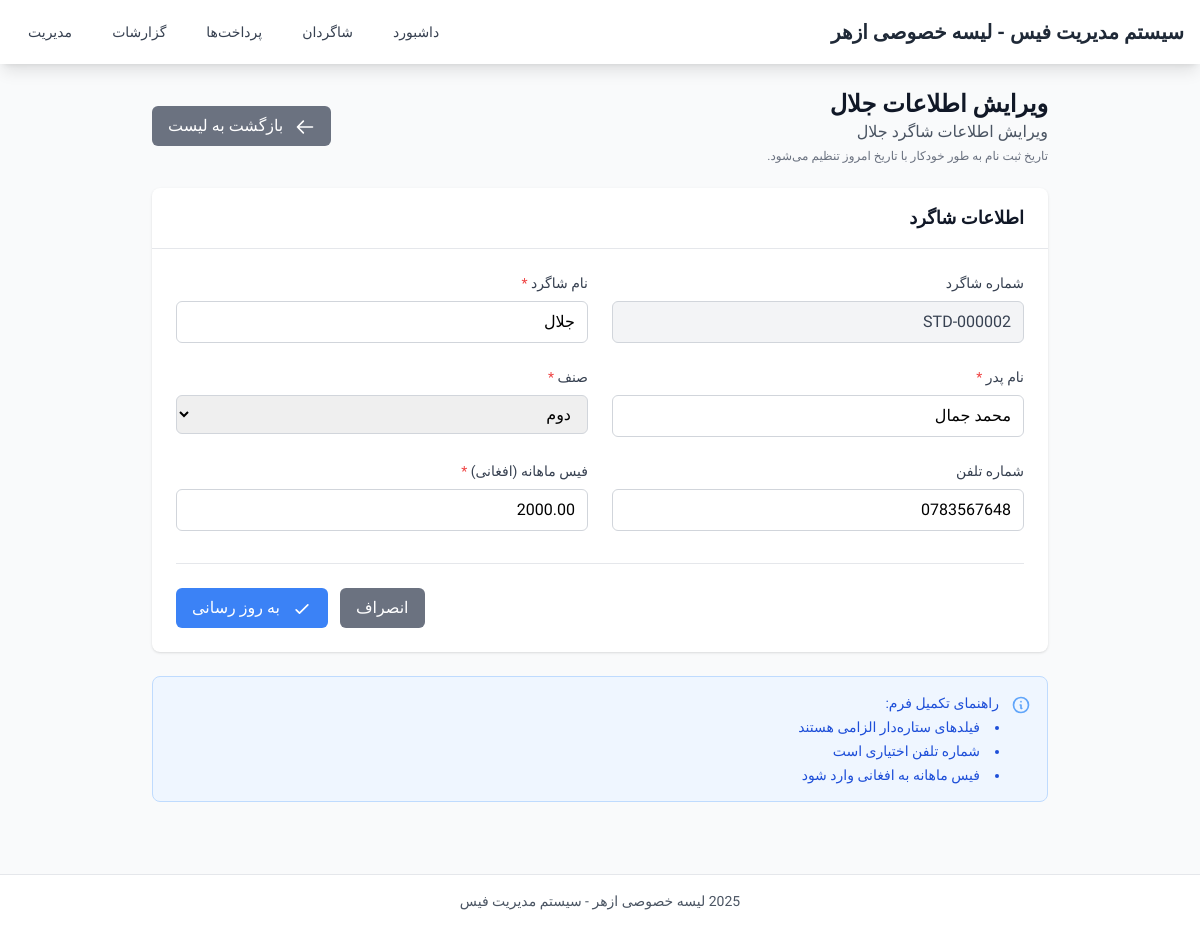
/students/2/edit/, run on an earlier commit of the app's database.
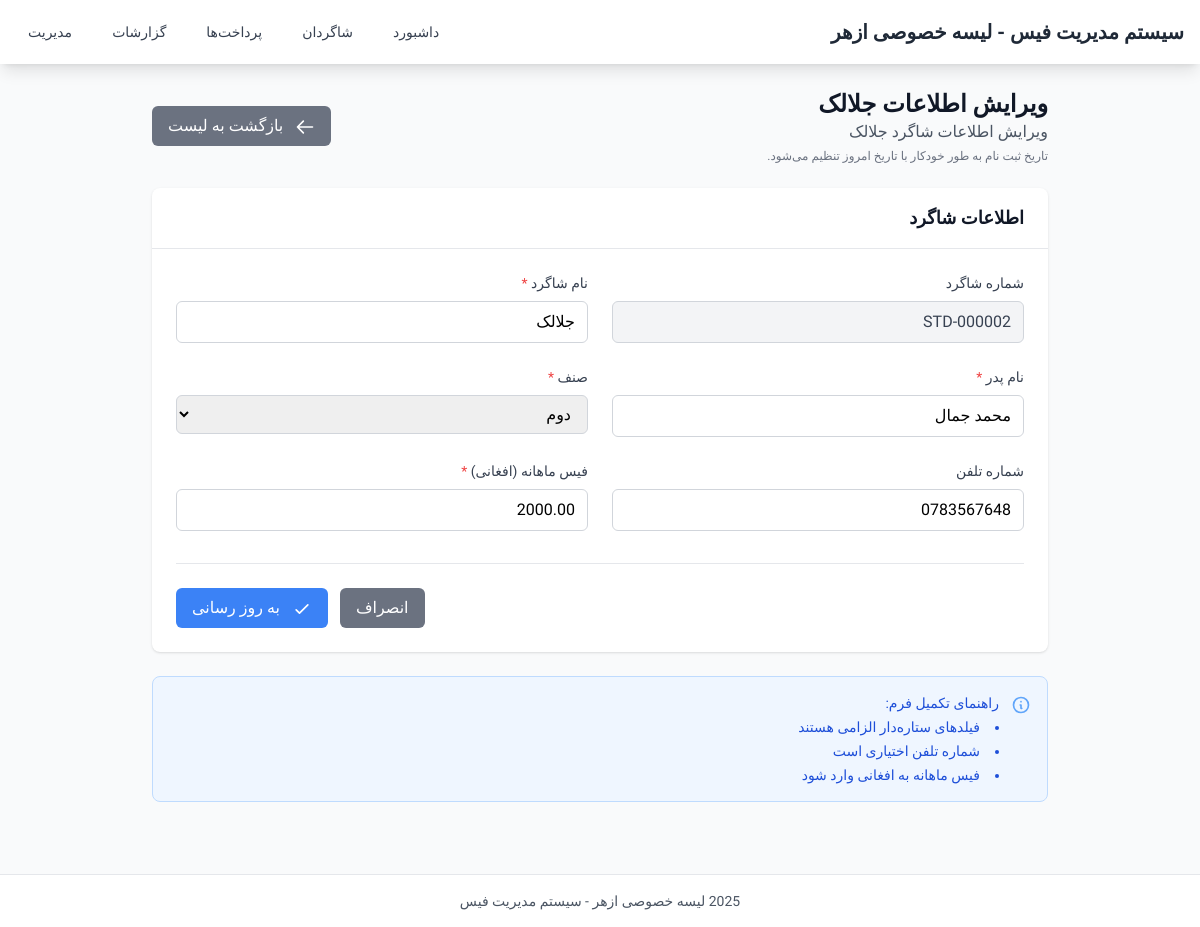
And on a later commit of the database.
### school_management/models.py (models this page shows, shortened)
class Student(models.Model):
    student_id = models.CharField(
        max_length=50,
        unique=True,
        verbose_name="شماره شاگرد",
        blank=True,
        null=True,
        editable=False,
    )
    name = models.CharField(
        max_length=255,
        verbose_name="نام شاگرد"
    )
    father_name = models.CharField(
        max_length=255,
        verbose_name="نام پدر"
    )
    class_name = models.CharField(
        max_length=100,
        verbose_name="صنف"
    )
    phone = models.CharField(
        max_length=20,
        blank=True,
        null=True,
        verbose_name="تلفن"
    )
    monthly_fee = models.DecimalField(
        max_digits=10,
        decimal_places=2,
        validators=[MinValueValidator(Decimal('0.01'))],
        verbose_name="فیس ماهانه"
    )
    registration_date = models.DateField(
        default=timezone.now,
        verbose_name="تاریخ ثبت نام"
    )
    is_active = models.BooleanField(
        default=True,
        verbose_name="فعال"
    )
    created_at = models.DateTimeField(
        auto_now_add=True,
        verbose_name="تاریخ ایجاد"
    )
    updated_at = models.DateTimeField(
        auto_now=True,
        verbose_name="تاریخ به روز رسانی"
    )
    class Meta:
        verbose_name = "شاگرد"
        verbose_name_plural = "شاگردان"
        ordering = ['name']

### school_management/views.py (the view)
# urls.py: path('students/<int:pk>/edit/', views.student_edit, name='student_edit'),
def student_edit(request, pk):
    student = get_object_or_404(Student, pk=pk)
    if request.method == 'POST':
        form = StudentForm(request.POST, instance=student)
        if form.is_valid():
            student = form.save()
            messages.success(request, f'اطلاعات شاگرد {student.name} به روز رسانی شد.')
            return redirect('student_list')
    else:
        form = StudentForm(instance=student)
    context = {
        'form': form,
        'student': student,
        'title': f'ویرایش اطلاعات {student.name}'
    }
    return render(request, 'school_management/student_form.html', context)

### templates/school_management/student_form.html (shortened to what the changed rows need)
{% extends 'base.html' %}
{% block content %}
<div class="max-w-4xl mx-auto space-y-6">
    <div class="flex items-center justify-between">
        <div>
            <h2 class="text-2xl font-bold text-gray-900">{{ title }}</h2>
            <p class="text-gray-600">
                {% if student %}
                ویرایش اطلاعات شاگرد {{ student.name }}
                {% else %}
                اطلاعات شاگرد جدید را وارد کنید
                {% endif %}
            </p>
            <p class="text-xs text-gray-500 mt-1">تاریخ ثبت نام به طور خودکار با تاریخ امروز تنظیم می‌شود.</p>
        </div>
    </div>
    <div class="bg-white rounded-lg shadow">
        <form method="post" class="p-6">
            <div class="grid grid-cols-1 md:grid-cols-2 gap-6">
                {% if student and student.student_id %}
                <div>
                    <label class="block text-sm font-medium text-gray-700 mb-2">
                        شماره شاگرد
                    </label>
                    <input type="text"
                        class="w-full px-3 py-2 border border-gray-300 rounded-md bg-gray-100 text-gray-700"
                        value="{{ student.student_id }}" disabled>
                </div>
                {% endif %}
                <div>
                    <label for="{{ form.name.id_for_label }}" class="block text-sm font-medium text-gray-700 mb-2">
                        نام شاگرد <span class="text-red-500">*</span>
                    </label>
                    {{ form.name }}
                </div>
                <div>
                    <label for="{{ form.father_name.id_for_label }}"
                        class="block text-sm font-medium text-gray-700 mb-2">
                        نام پدر <span class="text-red-500">*</span>
                    </label>
                    {{ form.father_name }}
                </div>
                <div>
                    <label for="{{ form.class_name.id_for_label }}"
                        class="block text-sm font-medium text-gray-700 mb-2">
                        صنف <span class="text-red-500">*</span>
                    </label>
                    {{ form.class_name }}
                </div>
                <div>
                    <label for="{{ form.phone.id_for_label }}" class="block text-sm font-medium text-gray-700 mb-2">
                        شماره تلفن
                    </label>
                    {{ form.phone }}
                </div>
                <div>
                    <label for="{{ form.monthly_fee.id_for_label }}"
                        class="block text-sm font-medium text-gray-700 mb-2">
                        فیس ماهانه (افغانی) <span class="text-red-500">*</span>
                    </label>
                    {{ form.monthly_fee }}
                </div>
            </div>
        </form>
    </div>
</div>
{% endblock %}

What changed in the data, as far as the page shows it:
changed Student "STD-000002": name "جلال" → "جلالک"
Also different on the page:
{{ title }}: "ویرایش اطلاعات جلال" → "ویرایش اطلاعات جلالک"
